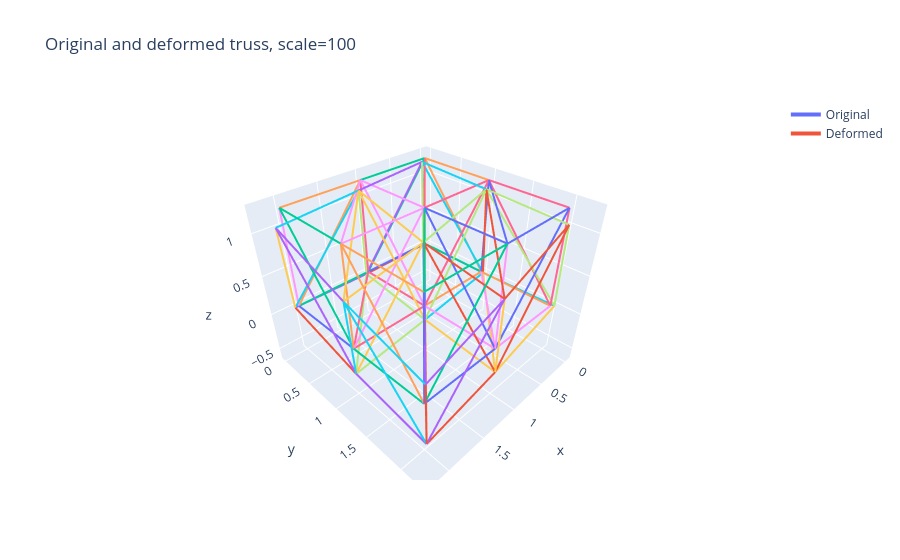
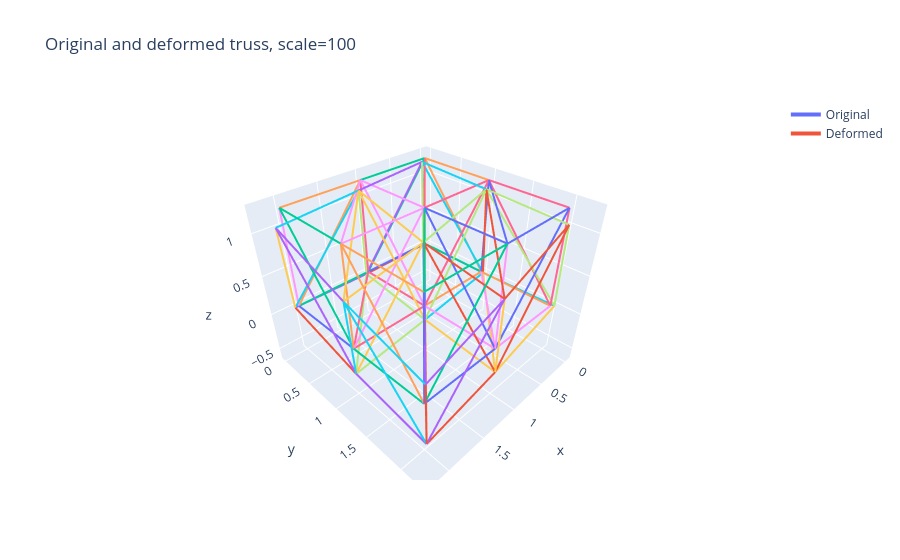

These figures' notebook cell, in order:
### Code cell
plot_truss_deformation(nodes, elements, u_global, scale=100)

### Figure 1 — Plotly figure (JSON) as saved in the notebook; plotly's stock layout.template omitted (floating-point values rounded to 4 significant figures)
{"data": [{"line": {"width": 4}, "mode": "lines", "name": "Original", "showlegend": true, "type": "scatter3d", "x": [0, 1], "y": [0, 0], "z": [0, 0]}, {"line": {"width": 4}, "mode": "lines", "name": "Deformed", "showlegend": true, "type": "scatter3d", "x": [0, 1.027], "y": [0, -0.005559], "z": [0, -0.02394]}, {"line": {"width": 4}, "mode": "lines", "showlegend": false, "type": "scatter3d", "x": [1, 2], "y": [0, 0], "z": [0, 0]}, {"line": {"width": 4}, "mode": "lines", "showlegend": false, "type": "scatter3d", "x": [1.027, 2.046], "y": [-0.005559, 0], "z": [-0.02394, 0]}, {"line": {"width": 4}, "mode": "lines", "showlegend": false, "type": "scatter3d", "x": [0, 1], "y": [1, 1], "z": [0, 0]}, {"line": {"width": 4}, "mode": "lines", "showlegend": false, "type": "scatter3d", "x": [-0.01367, 0.9931], "y": [1.018, 0.9996], "z": [-0.01438, -0.204]}, {"line": {"width": 4}, "mode": "lines", "showlegend": false, "type": "scatter3d", "x": [1, 2], "y": [1, 1], "z": [0, 0]}, {"line": {"width": 4}, "mode": "lines", "showlegend": false, "type": "scatter3d", "x": [0.9931, 2.005], "y": [0.9996, 0.9969], "z": [-0.204, -0.3518]}, {"line": {"width": 4}, "mode": "lines", "showlegend": false, "type": "scatter3d", "x": [0, 1], "y": [2, 2], "z": [0, 0]}, {"line": {"width": 4}, "mode": "lines", "showlegend": false, "type": "scatter3d", "x": [-0.03321, 0.9668], "y": [2.032, 2.012], "z": [0, -0.3437]}, {"line": {"width": 4}, "mode": "lines", "showlegend": false, "type": "scatter3d", "x": [1, 2], "y": [2, 2], "z": [0, 0]}, {"line": {"width": 4}, "mode": "lines", "showlegend": false, "type": "scatter3d", "x": [0.9668, 1.971], "y": [2.012, 2.001], "z": [-0.3437, -0.5911]}, {"line": {"width": 4}, "mode": "lines", "showlegend": false, "type": "scatter3d", "x": [0, 0], "y": [0, 1], "z": [0, 0]}, {"line": {"width": 4}, "mode": "lines", "showlegend": false, "type": "scatter3d", "x": [0, -0.01367], "y": [0, 1.018], "z": [0, -0.01438]}, {"line": {"width": 4}, "mode": "lines", "showlegend": false, "type": "scatter3d", "x": [0, 0], "y": [1, 2], "z": [0, 0]}, {"line": {"width": 4}, "mode": "lines", "showlegend": false, "type": "scatter3d", "x": [-0.01367, -0.03321], "y": [1.018, 2.032], "z": [-0.01438, 0]}, {"line": {"width": 4}, "mode": "lines", "showlegend": false, "type": "scatter3d", "x": [1, 1], "y": [0, 1], "z": [0, 0]}, {"line": {"width": 4}, "mode": "lines", "showlegend": false, "type": "scatter3d", "x": [1.027, 0.9931], "y": [-0.005559, 0.9996], "z": [-0.02394, -0.204]}, {"line": {"width": 4}, "mode": "lines", "showlegend": false, "type": "scatter3d", "x": [1, 1], "y": [1, 2], "z": [0, 0]}, {"line": {"width": 4}, "mode": "lines", "showlegend": false, "type": "scatter3d", "x": [0.9931, 0.9668], "y": [0.9996, 2.012], "z": [-0.204, -0.3437]}, {"line": {"width": 4}, "mode": "lines", "showlegend": false, "type": "scatter3d", "x": [2, 2], "y": [0, 1], "z": [0, 0]}, {"line": {"width": 4}, "mode": "lines", "showlegend": false, "type": "scatter3d", "x": [2.046, 2.005], "y": [0, 0.9969], "z": [0, -0.3518]}, {"line": {"width": 4}, "mode": "lines", "showlegend": false, "type": "scatter3d", "x": [2, 2], "y": [1, 2], "z": [0, 0]}, {"line": {"width": 4}, "mode": "lines", "showlegend": false, "type": "scatter3d", "x": [2.005, 1.971], "y": [0.9969, 2.001], "z": [-0.3518, -0.5911]}, {"line": {"width": 4}, "mode": "lines", "showlegend": false, "type": "scatter3d", "x": [0, 1], "y": [0, 1], "z": [0, 0]}, {"line": {"width": 4}, "mode": "lines", "showlegend": false, "type": "scatter3d", "x": [0, 0.9931], "y": [0, 0.9996], "z": [0, -0.204]}, {"line": {"width": 4}, "mode": "lines", "showlegend": false, "type": "scatter3d", "x": [1, 2], "y": [0, 1], "z": [0, 0]}, {"line": {"width": 4}, "mode": "lines", "showlegend": false, "type": "scatter3d", "x": [1.027, 2.005], "y": [-0.005559, 0.9969], "z": [-0.02394, -0.3518]}, {"line": {"width": 4}, "mode": "lines", "showlegend": false, "type": "scatter3d", "x": [0, 1], "y": [1, 2], "z": [0, 0]}, {"line": {"width": 4}, "mode": "lines", "showlegend": false, "type": "scatter3d", "x": [-0.01367, 0.9668], "y": [1.018, 2.012], "z": [-0.01438, -0.3437]}, {"line": {"width": 4}, "mode": "lines", "showlegend": false, "type": "scatter3d", "x": [1, 2], "y": [1, 2], "z": [0, 0]}, {"line": {"width": 4}, "mode": "lines", "showlegend": false, "type": "scatter3d", "x": [0.9931, 1.971], "y": [0.9996, 2.001], "z": [-0.204, -0.5911]}, {"line": {"width": 4}, "mode": "lines", "showlegend": false, "type": "scatter3d", "x": [0, 1], "y": [0, 0], "z": [1.2, 1.2]}, {"line": {"width": 4}, "mode": "lines", "showlegend": false, "type": "scatter3d", "x": [0.2075, 1.204], "y": [0.1635, 0.2274], "z": [1.246, 1.207]}, {"line": {"width": 4}, "mode": "lines", "showlegend": false, "type": "scatter3d", "x": [1, 2], "y": [0, 0], "z": [1.2, 1.2]}, {"line": {"width": 4}, "mode": "lines", "showlegend": false, "type": "scatter3d", "x": [1.204, 2.209], "y": [0.2274, 0.2804], "z": [1.207, 1.162]}, {"line": {"width": 4}, "mode": "lines", "showlegend": false, "type": "scatter3d", "x": [0, 1], "y": [1, 1], "z": [1.2, 1.2]}, {"line": {"width": 4}, "mode": "lines", "showlegend": false, "type": "scatter3d", "x": [0.2365, 1.22], "y": [1.155, 1.206], "z": [1.209, 0.9836]}, {"line": {"width": 4}, "mode": "lines", "showlegend": false, "type": "scatter3d", "x": [1, 2], "y": [1, 1], "z": [1.2, 1.2]}, {"line": {"width": 4}, "mode": "lines", "showlegend": false, "type": "scatter3d", "x": [1.22, 2.212], "y": [1.206, 1.259], "z": [0.9836, 0.8352]}, {"line": {"width": 4}, "mode": "lines", "showlegend": false, "type": "scatter3d", "x": [0, 1], "y": [2, 2], "z": [1.2, 1.2]}, {"line": {"width": 4}, "mode": "lines", "showlegend": false, "type": "scatter3d", "x": [0.2563, 1.239], "y": [2.155, 2.195], "z": [1.165, 0.8435]}, {"line": {"width": 4}, "mode": "lines", "showlegend": false, "type": "scatter3d", "x": [1, 2], "y": [2, 2], "z": [1.2, 1.2]}, {"line": {"width": 4}, "mode": "lines", "showlegend": false, "type": "scatter3d", "x": [1.239, 2.229], "y": [2.195, 2.246], "z": [0.8435, 0.6004]}, {"line": {"width": 4}, "mode": "lines", "showlegend": false, "type": "scatter3d", "x": [0, 0], "y": [0, 1], "z": [1.2, 1.2]}, {"line": {"width": 4}, "mode": "lines", "showlegend": false, "type": "scatter3d", "x": [0.2075, 0.2365], "y": [0.1635, 1.155], "z": [1.246, 1.209]}, {"line": {"width": 4}, "mode": "lines", "showlegend": false, "type": "scatter3d", "x": [0, 0], "y": [1, 2], "z": [1.2, 1.2]}, {"line": {"width": 4}, "mode": "lines", "showlegend": false, "type": "scatter3d", "x": [0.2365, 0.2563], "y": [1.155, 2.155], "z": [1.209, 1.165]}, {"line": {"width": 4}, "mode": "lines", "showlegend": false, "type": "scatter3d", "x": [1, 1], "y": [0, 1], "z": [1.2, 1.2]}, {"line": {"width": 4}, "mode": "lines", "showlegend": false, "type": "scatter3d", "x": [1.204, 1.22], "y": [0.2274, 1.206], "z": [1.207, 0.9836]}, {"line": {"width": 4}, "mode": "lines", "showlegend": false, "type": "scatter3d", "x": [1, 1], "y": [1, 2], "z": [1.2, 1.2]}, {"line": {"width": 4}, "mode": "lines", "showlegend": false, "type": "scatter3d", "x": [1.22, 1.239], "y": [1.206, 2.195], "z": [0.9836, 0.8435]}, {"line": {"width": 4}, "mode": "lines", "showlegend": false, "type": "scatter3d", "x": [2, 2], "y": [0, 1], "z": [1.2, 1.2]}, {"line": {"width": 4}, "mode": "lines", "showlegend": false, "type": "scatter3d", "x": [2.209, 2.212], "y": [0.2804, 1.259], "z": [1.162, 0.8352]}, {"line": {"width": 4}, "mode": "lines", "showlegend": false, "type": "scatter3d", "x": [2, 2], "y": [1, 2], "z": [1.2, 1.2]}, {"line": {"width": 4}, "mode": "lines", "showlegend": false, "type": "scatter3d", "x": [2.212, 2.229], "y": [1.259, 2.246], "z": [0.8352, 0.6004]}, {"line": {"width": 4}, "mode": "lines", "showlegend": false, "type": "scatter3d", "x": [0, 1], "y": [0, 1], "z": [1.2, 1.2]}, {"line": {"width": 4}, "mode": "lines", "showlegend": false, "type": "scatter3d", "x": [0.2075, 1.22], "y": [0.1635, 1.206], "z": [1.246, 0.9836]}, {"line": {"width": 4}, "mode": "lines", "showlegend": false, "type": "scatter3d", "x": [1, 2], "y": [0, 1], "z": [1.2, 1.2]}, {"line": {"width": 4}, "mode": "lines", "showlegend": false, "type": "scatter3d", "x": [1.204, 2.212], "y": [0.2274, 1.259], "z": [1.207, 0.8352]}, {"line": {"width": 4}, "mode": "lines", "showlegend": false, "type": "scatter3d", "x": [0, 1], "y": [1, 2], "z": [1.2, 1.2]}, {"line": {"width": 4}, "mode": "lines", "showlegend": false, "type": "scatter3d", "x": [0.2365, 1.239], "y": [1.155, 2.195], "z": [1.209, 0.8435]}, {"line": {"width": 4}, "mode": "lines", "showlegend": false, "type": "scatter3d", "x": [1, 2], "y": [1, 2], "z": [1.2, 1.2]}, {"line": {"width": 4}, "mode": "lines", "showlegend": false, "type": "scatter3d", "x": [1.22, 2.229], "y": [1.206, 2.246], "z": [0.9836, 0.6004]}, {"line": {"width": 4}, "mode": "lines", "showlegend": false, "type": "scatter3d", "x": [0, 0], "y": [0, 0], "z": [0, 1.2]}, {"line": {"width": 4}, "mode": "lines", "showlegend": false, "type": "scatter3d", "x": [0, 0.2075], "y": [0, 0.1635], "z": [0, 1.246]}, {"line": {"width": 4}, "mode": "lines", "showlegend": false, "type": "scatter3d", "x": [1, 1], "y": [0, 0], "z": [0, 1.2]}, {"line": {"width": 4}, "mode": "lines", "showlegend": false, "type": "scatter3d", "x": [1.027, 1.204], "y": [-0.005559, 0.2274], "z": [-0.02394, 1.207]}, {"line": {"width": 4}, "mode": "lines", "showlegend": false, "type": "scatter3d", "x": [2, 2], "y": [0, 0], "z": [0, 1.2]}, {"line": {"width": 4}, "mode": "lines", "showlegend": false, "type": "scatter3d", "x": [2.046, 2.209], "y": [0, 0.2804], "z": [0, 1.162]}, {"line": {"width": 4}, "mode": "lines", "showlegend": false, "type": "scatter3d", "x": [0, 0], "y": [1, 1], "z": [0, 1.2]}, {"line": {"width": 4}, "mode": "lines", "showlegend": false, "type": "scatter3d", "x": [-0.01367, 0.2365], "y": [1.018, 1.155], "z": [-0.01438, 1.209]}, {"line": {"width": 4}, "mode": "lines", "showlegend": false, "type": "scatter3d", "x": [1, 1], "y": [1, 1], "z": [0, 1.2]}, {"line": {"width": 4}, "mode": "lines", "showlegend": false, "type": "scatter3d", "x": [0.9931, 1.22], "y": [0.9996, 1.206], "z": [-0.204, 0.9836]}, {"line": {"width": 4}, "mode": "lines", "showlegend": false, "type": "scatter3d", "x": [2, 2], "y": [1, 1], "z": [0, 1.2]}, {"line": {"width": 4}, "mode": "lines", "showlegend": false, "type": "scatter3d", "x": [2.005, 2.212], "y": [0.9969, 1.259], "z": [-0.3518, 0.8352]}, {"line": {"width": 4}, "mode": "lines", "showlegend": false, "type": "scatter3d", "x": [0, 0], "y": [2, 2], "z": [0, 1.2]}, {"line": {"width": 4}, "mode": "lines", "showlegend": false, "type": "scatter3d", "x": [-0.03321, 0.2563], "y": [2.032, 2.155], "z": [0, 1.165]}, {"line": {"width": 4}, "mode": "lines", "showlegend": false, "type": "scatter3d", "x": [1, 1], "y": [2, 2], "z": [0, 1.2]}, {"line": {"width": 4}, "mode": "lines", "showlegend": false, "type": "scatter3d", "x": [0.9668, 1.239], "y": [2.012, 2.195], "z": [-0.3437, 0.8435]}, {"line": {"width": 4}, "mode": "lines", "showlegend": false, "type": "scatter3d", "x": [2, 2], "y": [2, 2], "z": [0, 1.2]}, {"line": {"width": 4}, "mode": "lines", "showlegend": false, "type": "scatter3d", "x": [1.971, 2.229], "y": [2.001, 2.246], "z": [-0.5911, 0.6004]}, {"line": {"width": 4}, "mode": "lines", "showlegend": false, "type": "scatter3d", "x": [0, 1], "y": [0, 0], "z": [1.2, 0]}, {"line": {"width": 4}, "mode": "lines", "showlegend": false, "type": "scatter3d", "x": [0.2075, 1.027], "y": [0.1635, -0.005559], "z": [1.246, -0.02394]}, {"line": {"width": 4}, "mode": "lines", "showlegend": false, "type": "scatter3d", "x": [1, 2], "y": [0, 0], "z": [1.2, 0]}, {"line": {"width": 4}, "mode": "lines", "showlegend": false, "type": "scatter3d", "x": [1.204, 2.046], "y": [0.2274, 0], "z": [1.207, 0]}, {"line": {"width": 4}, "mode": "lines", "showlegend": false, "type": "scatter3d", "x": [0, 1], "y": [1, 1], "z": [1.2, 0]}, {"line": {"width": 4}, "mode": "lines", "showlegend": false, "type": "scatter3d", "x": [0.2365, 0.9931], "y": [1.155, 0.9996], "z": [1.209, -0.204]}, {"line": {"width": 4}, "mode": "lines", "showlegend": false, "type": "scatter3d", "x": [1, 2], "y": [1, 1], "z": [1.2, 0]}, {"line": {"width": 4}, "mode": "lines", "showlegend": false, "type": "scatter3d", "x": [1.22, 2.005], "y": [1.206, 0.9969], "z": [0.9836, -0.3518]}, {"line": {"width": 4}, "mode": "lines", "showlegend": false, "type": "scatter3d", "x": [0, 1], "y": [2, 2], "z": [1.2, 0]}, {"line": {"width": 4}, "mode": "lines", "showlegend": false, "type": "scatter3d", "x": [0.2563, 0.9668], "y": [2.155, 2.012], "z": [1.165, -0.3437]}, {"line": {"width": 4}, "mode": "lines", "showlegend": false, "type": "scatter3d", "x": [1, 2], "y": [2, 2], "z": [1.2, 0]}, {"line": {"width": 4}, "mode": "lines", "showlegend": false, "type": "scatter3d", "x": [1.239, 1.971], "y": [2.195, 2.001], "z": [0.8435, -0.5911]}, {"line": {"width": 4}, "mode": "lines", "showlegend": false, "type": "scatter3d", "x": [0, 0], "y": [0, 1], "z": [1.2, 0]}, {"line": {"width": 4}, "mode": "lines", "showlegend": false, "type": "scatter3d", "x": [0.2075, -0.01367], "y": [0.1635, 1.018], "z": [1.246, -0.01438]}, {"line": {"width": 4}, "mode": "lines", "showlegend": false, "type": "scatter3d", "x": [0, 0], "y": [1, 2], "z": [1.2, 0]}, {"line": {"width": 4}, "mode": "lines", "showlegend": false, "type": "scatter3d", "x": [0.2365, -0.03321], "y": [1.155, 2.032], "z": [1.209, 0]}, {"line": {"width": 4}, "mode": "lines", "showlegend": false, "type": "scatter3d", "x": [1, 1], "y": [0, 1], "z": [1.2, 0]}, {"line": {"width": 4}, "mode": "lines", "showlegend": false, "type": "scatter3d", "x": [1.204, 0.9931], "y": [0.2274, 0.9996], "z": [1.207, -0.204]}, {"line": {"width": 4}, "mode": "lines", "showlegend": false, "type": "scatter3d", "x": [1, 1], "y": [1, 2], "z": [1.2, 0]}, {"line": {"width": 4}, "mode": "lines", "showlegend": false, "type": "scatter3d", "x": [1.22, 0.9668], "y": [1.206, 2.012], "z": [0.9836, -0.3437]}, {"line": {"width": 4}, "mode": "lines", "showlegend": false, "type": "scatter3d", "x": [2, 2], "y": [0, 1], "z": [1.2, 0]}, {"line": {"width": 4}, "mode": "lines", "showlegend": false, "type": "scatter3d", "x": [2.209, 2.005], "y": [0.2804, 0.9969], "z": [1.162, -0.3518]}, {"line": {"width": 4}, "mode": "lines", "showlegend": false, "type": "scatter3d", "x": [2, 2], "y": [1, 2], "z": [1.2, 0]}, {"line": {"width": 4}, "mode": "lines", "showlegend": false, "type": "scatter3d", "x": [2.212, 1.971], "y": [1.259, 2.001], "z": [0.8352, -0.5911]}], "layout": {"scene": {"aspectmode": "data", "xaxis": {"title": {"text": "x"}}, "yaxis": {"title": {"text": "y"}}, "zaxis": {"title": {"text": "z"}}}, "title": {"text": "Original and deformed truss, scale=100"}}}

### Figure 2 — Plotly figure (JSON) as saved in the notebook; plotly's stock layout.template omitted (floating-point values rounded to 4 significant figures)
{"data": [{"line": {"width": 4}, "mode": "lines", "name": "Original", "showlegend": true, "type": "scatter3d", "x": [0, 1], "y": [0, 0], "z": [0, 0]}, {"line": {"width": 4}, "mode": "lines", "name": "Deformed", "showlegend": true, "type": "scatter3d", "x": [0, 1.027], "y": [0, -0.005559], "z": [0, -0.02394]}, {"line": {"width": 4}, "mode": "lines", "showlegend": false, "type": "scatter3d", "x": [1, 2], "y": [0, 0], "z": [0, 0]}, {"line": {"width": 4}, "mode": "lines", "showlegend": false, "type": "scatter3d", "x": [1.027, 2.046], "y": [-0.005559, 0], "z": [-0.02394, 0]}, {"line": {"width": 4}, "mode": "lines", "showlegend": false, "type": "scatter3d", "x": [0, 1], "y": [1, 1], "z": [0, 0]}, {"line": {"width": 4}, "mode": "lines", "showlegend": false, "type": "scatter3d", "x": [-0.01367, 0.9931], "y": [1.018, 0.9996], "z": [-0.01438, -0.204]}, {"line": {"width": 4}, "mode": "lines", "showlegend": false, "type": "scatter3d", "x": [1, 2], "y": [1, 1], "z": [0, 0]}, {"line": {"width": 4}, "mode": "lines", "showlegend": false, "type": "scatter3d", "x": [0.9931, 2.005], "y": [0.9996, 0.9969], "z": [-0.204, -0.3518]}, {"line": {"width": 4}, "mode": "lines", "showlegend": false, "type": "scatter3d", "x": [0, 1], "y": [2, 2], "z": [0, 0]}, {"line": {"width": 4}, "mode": "lines", "showlegend": false, "type": "scatter3d", "x": [-0.03321, 0.9668], "y": [2.032, 2.012], "z": [0, -0.3437]}, {"line": {"width": 4}, "mode": "lines", "showlegend": false, "type": "scatter3d", "x": [1, 2], "y": [2, 2], "z": [0, 0]}, {"line": {"width": 4}, "mode": "lines", "showlegend": false, "type": "scatter3d", "x": [0.9668, 1.971], "y": [2.012, 2.001], "z": [-0.3437, -0.5911]}, {"line": {"width": 4}, "mode": "lines", "showlegend": false, "type": "scatter3d", "x": [0, 0], "y": [0, 1], "z": [0, 0]}, {"line": {"width": 4}, "mode": "lines", "showlegend": false, "type": "scatter3d", "x": [0, -0.01367], "y": [0, 1.018], "z": [0, -0.01438]}, {"line": {"width": 4}, "mode": "lines", "showlegend": false, "type": "scatter3d", "x": [0, 0], "y": [1, 2], "z": [0, 0]}, {"line": {"width": 4}, "mode": "lines", "showlegend": false, "type": "scatter3d", "x": [-0.01367, -0.03321], "y": [1.018, 2.032], "z": [-0.01438, 0]}, {"line": {"width": 4}, "mode": "lines", "showlegend": false, "type": "scatter3d", "x": [1, 1], "y": [0, 1], "z": [0, 0]}, {"line": {"width": 4}, "mode": "lines", "showlegend": false, "type": "scatter3d", "x": [1.027, 0.9931], "y": [-0.005559, 0.9996], "z": [-0.02394, -0.204]}, {"line": {"width": 4}, "mode": "lines", "showlegend": false, "type": "scatter3d", "x": [1, 1], "y": [1, 2], "z": [0, 0]}, {"line": {"width": 4}, "mode": "lines", "showlegend": false, "type": "scatter3d", "x": [0.9931, 0.9668], "y": [0.9996, 2.012], "z": [-0.204, -0.3437]}, {"line": {"width": 4}, "mode": "lines", "showlegend": false, "type": "scatter3d", "x": [2, 2], "y": [0, 1], "z": [0, 0]}, {"line": {"width": 4}, "mode": "lines", "showlegend": false, "type": "scatter3d", "x": [2.046, 2.005], "y": [0, 0.9969], "z": [0, -0.3518]}, {"line": {"width": 4}, "mode": "lines", "showlegend": false, "type": "scatter3d", "x": [2, 2], "y": [1, 2], "z": [0, 0]}, {"line": {"width": 4}, "mode": "lines", "showlegend": false, "type": "scatter3d", "x": [2.005, 1.971], "y": [0.9969, 2.001], "z": [-0.3518, -0.5911]}, {"line": {"width": 4}, "mode": "lines", "showlegend": false, "type": "scatter3d", "x": [0, 1], "y": [0, 1], "z": [0, 0]}, {"line": {"width": 4}, "mode": "lines", "showlegend": false, "type": "scatter3d", "x": [0, 0.9931], "y": [0, 0.9996], "z": [0, -0.204]}, {"line": {"width": 4}, "mode": "lines", "showlegend": false, "type": "scatter3d", "x": [1, 2], "y": [0, 1], "z": [0, 0]}, {"line": {"width": 4}, "mode": "lines", "showlegend": false, "type": "scatter3d", "x": [1.027, 2.005], "y": [-0.005559, 0.9969], "z": [-0.02394, -0.3518]}, {"line": {"width": 4}, "mode": "lines", "showlegend": false, "type": "scatter3d", "x": [0, 1], "y": [1, 2], "z": [0, 0]}, {"line": {"width": 4}, "mode": "lines", "showlegend": false, "type": "scatter3d", "x": [-0.01367, 0.9668], "y": [1.018, 2.012], "z": [-0.01438, -0.3437]}, {"line": {"width": 4}, "mode": "lines", "showlegend": false, "type": "scatter3d", "x": [1, 2], "y": [1, 2], "z": [0, 0]}, {"line": {"width": 4}, "mode": "lines", "showlegend": false, "type": "scatter3d", "x": [0.9931, 1.971], "y": [0.9996, 2.001], "z": [-0.204, -0.5911]}, {"line": {"width": 4}, "mode": "lines", "showlegend": false, "type": "scatter3d", "x": [0, 1], "y": [0, 0], "z": [1.2, 1.2]}, {"line": {"width": 4}, "mode": "lines", "showlegend": false, "type": "scatter3d", "x": [0.2075, 1.204], "y": [0.1635, 0.2274], "z": [1.246, 1.207]}, {"line": {"width": 4}, "mode": "lines", "showlegend": false, "type": "scatter3d", "x": [1, 2], "y": [0, 0], "z": [1.2, 1.2]}, {"line": {"width": 4}, "mode": "lines", "showlegend": false, "type": "scatter3d", "x": [1.204, 2.209], "y": [0.2274, 0.2804], "z": [1.207, 1.162]}, {"line": {"width": 4}, "mode": "lines", "showlegend": false, "type": "scatter3d", "x": [0, 1], "y": [1, 1], "z": [1.2, 1.2]}, {"line": {"width": 4}, "mode": "lines", "showlegend": false, "type": "scatter3d", "x": [0.2365, 1.22], "y": [1.155, 1.206], "z": [1.209, 0.9836]}, {"line": {"width": 4}, "mode": "lines", "showlegend": false, "type": "scatter3d", "x": [1, 2], "y": [1, 1], "z": [1.2, 1.2]}, {"line": {"width": 4}, "mode": "lines", "showlegend": false, "type": "scatter3d", "x": [1.22, 2.212], "y": [1.206, 1.259], "z": [0.9836, 0.8352]}, {"line": {"width": 4}, "mode": "lines", "showlegend": false, "type": "scatter3d", "x": [0, 1], "y": [2, 2], "z": [1.2, 1.2]}, {"line": {"width": 4}, "mode": "lines", "showlegend": false, "type": "scatter3d", "x": [0.2563, 1.239], "y": [2.155, 2.195], "z": [1.165, 0.8435]}, {"line": {"width": 4}, "mode": "lines", "showlegend": false, "type": "scatter3d", "x": [1, 2], "y": [2, 2], "z": [1.2, 1.2]}, {"line": {"width": 4}, "mode": "lines", "showlegend": false, "type": "scatter3d", "x": [1.239, 2.229], "y": [2.195, 2.246], "z": [0.8435, 0.6004]}, {"line": {"width": 4}, "mode": "lines", "showlegend": false, "type": "scatter3d", "x": [0, 0], "y": [0, 1], "z": [1.2, 1.2]}, {"line": {"width": 4}, "mode": "lines", "showlegend": false, "type": "scatter3d", "x": [0.2075, 0.2365], "y": [0.1635, 1.155], "z": [1.246, 1.209]}, {"line": {"width": 4}, "mode": "lines", "showlegend": false, "type": "scatter3d", "x": [0, 0], "y": [1, 2], "z": [1.2, 1.2]}, {"line": {"width": 4}, "mode": "lines", "showlegend": false, "type": "scatter3d", "x": [0.2365, 0.2563], "y": [1.155, 2.155], "z": [1.209, 1.165]}, {"line": {"width": 4}, "mode": "lines", "showlegend": false, "type": "scatter3d", "x": [1, 1], "y": [0, 1], "z": [1.2, 1.2]}, {"line": {"width": 4}, "mode": "lines", "showlegend": false, "type": "scatter3d", "x": [1.204, 1.22], "y": [0.2274, 1.206], "z": [1.207, 0.9836]}, {"line": {"width": 4}, "mode": "lines", "showlegend": false, "type": "scatter3d", "x": [1, 1], "y": [1, 2], "z": [1.2, 1.2]}, {"line": {"width": 4}, "mode": "lines", "showlegend": false, "type": "scatter3d", "x": [1.22, 1.239], "y": [1.206, 2.195], "z": [0.9836, 0.8435]}, {"line": {"width": 4}, "mode": "lines", "showlegend": false, "type": "scatter3d", "x": [2, 2], "y": [0, 1], "z": [1.2, 1.2]}, {"line": {"width": 4}, "mode": "lines", "showlegend": false, "type": "scatter3d", "x": [2.209, 2.212], "y": [0.2804, 1.259], "z": [1.162, 0.8352]}, {"line": {"width": 4}, "mode": "lines", "showlegend": false, "type": "scatter3d", "x": [2, 2], "y": [1, 2], "z": [1.2, 1.2]}, {"line": {"width": 4}, "mode": "lines", "showlegend": false, "type": "scatter3d", "x": [2.212, 2.229], "y": [1.259, 2.246], "z": [0.8352, 0.6004]}, {"line": {"width": 4}, "mode": "lines", "showlegend": false, "type": "scatter3d", "x": [0, 1], "y": [0, 1], "z": [1.2, 1.2]}, {"line": {"width": 4}, "mode": "lines", "showlegend": false, "type": "scatter3d", "x": [0.2075, 1.22], "y": [0.1635, 1.206], "z": [1.246, 0.9836]}, {"line": {"width": 4}, "mode": "lines", "showlegend": false, "type": "scatter3d", "x": [1, 2], "y": [0, 1], "z": [1.2, 1.2]}, {"line": {"width": 4}, "mode": "lines", "showlegend": false, "type": "scatter3d", "x": [1.204, 2.212], "y": [0.2274, 1.259], "z": [1.207, 0.8352]}, {"line": {"width": 4}, "mode": "lines", "showlegend": false, "type": "scatter3d", "x": [0, 1], "y": [1, 2], "z": [1.2, 1.2]}, {"line": {"width": 4}, "mode": "lines", "showlegend": false, "type": "scatter3d", "x": [0.2365, 1.239], "y": [1.155, 2.195], "z": [1.209, 0.8435]}, {"line": {"width": 4}, "mode": "lines", "showlegend": false, "type": "scatter3d", "x": [1, 2], "y": [1, 2], "z": [1.2, 1.2]}, {"line": {"width": 4}, "mode": "lines", "showlegend": false, "type": "scatter3d", "x": [1.22, 2.229], "y": [1.206, 2.246], "z": [0.9836, 0.6004]}, {"line": {"width": 4}, "mode": "lines", "showlegend": false, "type": "scatter3d", "x": [0, 0], "y": [0, 0], "z": [0, 1.2]}, {"line": {"width": 4}, "mode": "lines", "showlegend": false, "type": "scatter3d", "x": [0, 0.2075], "y": [0, 0.1635], "z": [0, 1.246]}, {"line": {"width": 4}, "mode": "lines", "showlegend": false, "type": "scatter3d", "x": [1, 1], "y": [0, 0], "z": [0, 1.2]}, {"line": {"width": 4}, "mode": "lines", "showlegend": false, "type": "scatter3d", "x": [1.027, 1.204], "y": [-0.005559, 0.2274], "z": [-0.02394, 1.207]}, {"line": {"width": 4}, "mode": "lines", "showlegend": false, "type": "scatter3d", "x": [2, 2], "y": [0, 0], "z": [0, 1.2]}, {"line": {"width": 4}, "mode": "lines", "showlegend": false, "type": "scatter3d", "x": [2.046, 2.209], "y": [0, 0.2804], "z": [0, 1.162]}, {"line": {"width": 4}, "mode": "lines", "showlegend": false, "type": "scatter3d", "x": [0, 0], "y": [1, 1], "z": [0, 1.2]}, {"line": {"width": 4}, "mode": "lines", "showlegend": false, "type": "scatter3d", "x": [-0.01367, 0.2365], "y": [1.018, 1.155], "z": [-0.01438, 1.209]}, {"line": {"width": 4}, "mode": "lines", "showlegend": false, "type": "scatter3d", "x": [1, 1], "y": [1, 1], "z": [0, 1.2]}, {"line": {"width": 4}, "mode": "lines", "showlegend": false, "type": "scatter3d", "x": [0.9931, 1.22], "y": [0.9996, 1.206], "z": [-0.204, 0.9836]}, {"line": {"width": 4}, "mode": "lines", "showlegend": false, "type": "scatter3d", "x": [2, 2], "y": [1, 1], "z": [0, 1.2]}, {"line": {"width": 4}, "mode": "lines", "showlegend": false, "type": "scatter3d", "x": [2.005, 2.212], "y": [0.9969, 1.259], "z": [-0.3518, 0.8352]}, {"line": {"width": 4}, "mode": "lines", "showlegend": false, "type": "scatter3d", "x": [0, 0], "y": [2, 2], "z": [0, 1.2]}, {"line": {"width": 4}, "mode": "lines", "showlegend": false, "type": "scatter3d", "x": [-0.03321, 0.2563], "y": [2.032, 2.155], "z": [0, 1.165]}, {"line": {"width": 4}, "mode": "lines", "showlegend": false, "type": "scatter3d", "x": [1, 1], "y": [2, 2], "z": [0, 1.2]}, {"line": {"width": 4}, "mode": "lines", "showlegend": false, "type": "scatter3d", "x": [0.9668, 1.239], "y": [2.012, 2.195], "z": [-0.3437, 0.8435]}, {"line": {"width": 4}, "mode": "lines", "showlegend": false, "type": "scatter3d", "x": [2, 2], "y": [2, 2], "z": [0, 1.2]}, {"line": {"width": 4}, "mode": "lines", "showlegend": false, "type": "scatter3d", "x": [1.971, 2.229], "y": [2.001, 2.246], "z": [-0.5911, 0.6004]}, {"line": {"width": 4}, "mode": "lines", "showlegend": false, "type": "scatter3d", "x": [0, 1], "y": [0, 0], "z": [1.2, 0]}, {"line": {"width": 4}, "mode": "lines", "showlegend": false, "type": "scatter3d", "x": [0.2075, 1.027], "y": [0.1635, -0.005559], "z": [1.246, -0.02394]}, {"line": {"width": 4}, "mode": "lines", "showlegend": false, "type": "scatter3d", "x": [1, 2], "y": [0, 0], "z": [1.2, 0]}, {"line": {"width": 4}, "mode": "lines", "showlegend": false, "type": "scatter3d", "x": [1.204, 2.046], "y": [0.2274, 0], "z": [1.207, 0]}, {"line": {"width": 4}, "mode": "lines", "showlegend": false, "type": "scatter3d", "x": [0, 1], "y": [1, 1], "z": [1.2, 0]}, {"line": {"width": 4}, "mode": "lines", "showlegend": false, "type": "scatter3d", "x": [0.2365, 0.9931], "y": [1.155, 0.9996], "z": [1.209, -0.204]}, {"line": {"width": 4}, "mode": "lines", "showlegend": false, "type": "scatter3d", "x": [1, 2], "y": [1, 1], "z": [1.2, 0]}, {"line": {"width": 4}, "mode": "lines", "showlegend": false, "type": "scatter3d", "x": [1.22, 2.005], "y": [1.206, 0.9969], "z": [0.9836, -0.3518]}, {"line": {"width": 4}, "mode": "lines", "showlegend": false, "type": "scatter3d", "x": [0, 1], "y": [2, 2], "z": [1.2, 0]}, {"line": {"width": 4}, "mode": "lines", "showlegend": false, "type": "scatter3d", "x": [0.2563, 0.9668], "y": [2.155, 2.012], "z": [1.165, -0.3437]}, {"line": {"width": 4}, "mode": "lines", "showlegend": false, "type": "scatter3d", "x": [1, 2], "y": [2, 2], "z": [1.2, 0]}, {"line": {"width": 4}, "mode": "lines", "showlegend": false, "type": "scatter3d", "x": [1.239, 1.971], "y": [2.195, 2.001], "z": [0.8435, -0.5911]}, {"line": {"width": 4}, "mode": "lines", "showlegend": false, "type": "scatter3d", "x": [0, 0], "y": [0, 1], "z": [1.2, 0]}, {"line": {"width": 4}, "mode": "lines", "showlegend": false, "type": "scatter3d", "x": [0.2075, -0.01367], "y": [0.1635, 1.018], "z": [1.246, -0.01438]}, {"line": {"width": 4}, "mode": "lines", "showlegend": false, "type": "scatter3d", "x": [0, 0], "y": [1, 2], "z": [1.2, 0]}, {"line": {"width": 4}, "mode": "lines", "showlegend": false, "type": "scatter3d", "x": [0.2365, -0.03321], "y": [1.155, 2.032], "z": [1.209, 0]}, {"line": {"width": 4}, "mode": "lines", "showlegend": false, "type": "scatter3d", "x": [1, 1], "y": [0, 1], "z": [1.2, 0]}, {"line": {"width": 4}, "mode": "lines", "showlegend": false, "type": "scatter3d", "x": [1.204, 0.9931], "y": [0.2274, 0.9996], "z": [1.207, -0.204]}, {"line": {"width": 4}, "mode": "lines", "showlegend": false, "type": "scatter3d", "x": [1, 1], "y": [1, 2], "z": [1.2, 0]}, {"line": {"width": 4}, "mode": "lines", "showlegend": false, "type": "scatter3d", "x": [1.22, 0.9668], "y": [1.206, 2.012], "z": [0.9836, -0.3437]}, {"line": {"width": 4}, "mode": "lines", "showlegend": false, "type": "scatter3d", "x": [2, 2], "y": [0, 1], "z": [1.2, 0]}, {"line": {"width": 4}, "mode": "lines", "showlegend": false, "type": "scatter3d", "x": [2.209, 2.005], "y": [0.2804, 0.9969], "z": [1.162, -0.3518]}, {"line": {"width": 4}, "mode": "lines", "showlegend": false, "type": "scatter3d", "x": [2, 2], "y": [1, 2], "z": [1.2, 0]}, {"line": {"width": 4}, "mode": "lines", "showlegend": false, "type": "scatter3d", "x": [2.212, 1.971], "y": [1.259, 2.001], "z": [0.8352, -0.5911]}], "layout": {"scene": {"aspectmode": "data", "xaxis": {"title": {"text": "x"}}, "yaxis": {"title": {"text": "y"}}, "zaxis": {"title": {"text": "z"}}}, "title": {"text": "Original and deformed truss, scale=100"}}}
